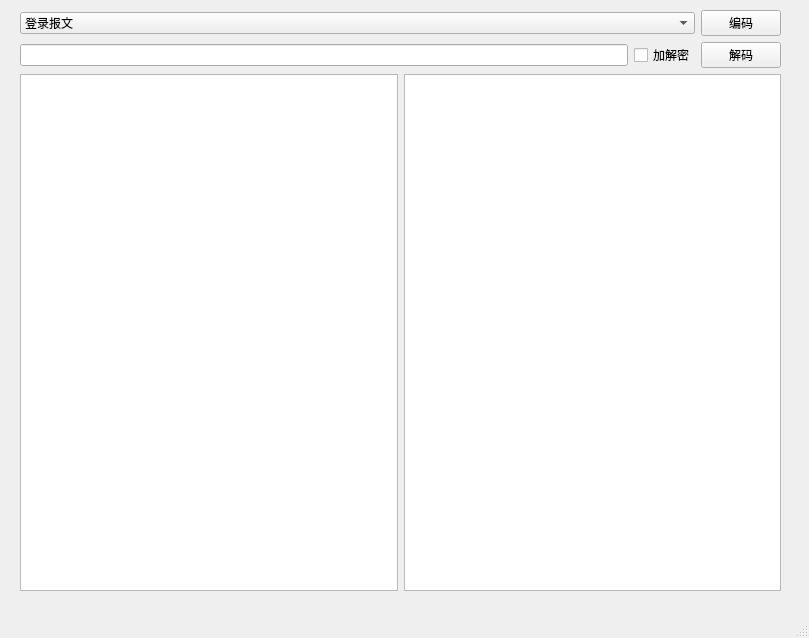
<?xml version="1.0" encoding="UTF-8"?>
<ui version="4.0">
 <class>MainWindow</class>
 <widget class="QMainWindow" name="MainWindow">
  <property name="geometry">
   <rect>
    <x>0</x>
    <y>0</y>
    <width>809</width>
    <height>638</height>
   </rect>
  </property>
  <property name="windowTitle">
   <string>MainWindow</string>
  </property>
  <widget class="QWidget" name="centralwidget">
   <widget class="QWidget" name="">
    <property name="geometry">
     <rect>
      <x>20</x>
      <y>10</y>
      <width>761</width>
      <height>581</height>
     </rect>
    </property>
    <layout class="QVBoxLayout" name="verticalLayout">
     <item>
      <layout class="QGridLayout" name="gridLayout">
       <item row="0" column="0" colspan="2">
        <widget class="QComboBox" name="comboBox">
         <item>
          <property name="text">
           <string>登录报文</string>
          </property>
         </item>
        </widget>
       </item>
       <item row="0" column="2">
        <widget class="QPushButton" name="epushButton">
         <property name="text">
          <string>编码</string>
         </property>
        </widget>
       </item>
       <item row="1" column="0">
        <widget class="QLineEdit" name="elineEdit">
         <property name="text">
          <string/>
         </property>
        </widget>
       </item>
       <item row="1" column="1">
        <widget class="QCheckBox" name="echeckBox_2">
         <property name="text">
          <string>加解密</string>
         </property>
        </widget>
       </item>
       <item row="1" column="2">
        <widget class="QPushButton" name="dpushButton">
         <property name="text">
          <string>解码</string>
         </property>
        </widget>
       </item>
      </layout>
     </item>
     <item>
      <layout class="QHBoxLayout" name="horizontalLayout">
       <item>
        <widget class="QTextEdit" name="textEdit"/>
       </item>
       <item>
        <widget class="QTextEdit" name="textEdit_2"/>
       </item>
      </layout>
     </item>
    </layout>
   </widget>
  </widget>
  <widget class="QMenuBar" name="menubar">
   <property name="geometry">
    <rect>
     <x>0</x>
     <y>0</y>
     <width>809</width>
     <height>23</height>
    </rect>
   </property>
  </widget>
  <widget class="QStatusBar" name="statusbar"/>
 </widget>
 <resources/>
 <connections/>
</ui>
